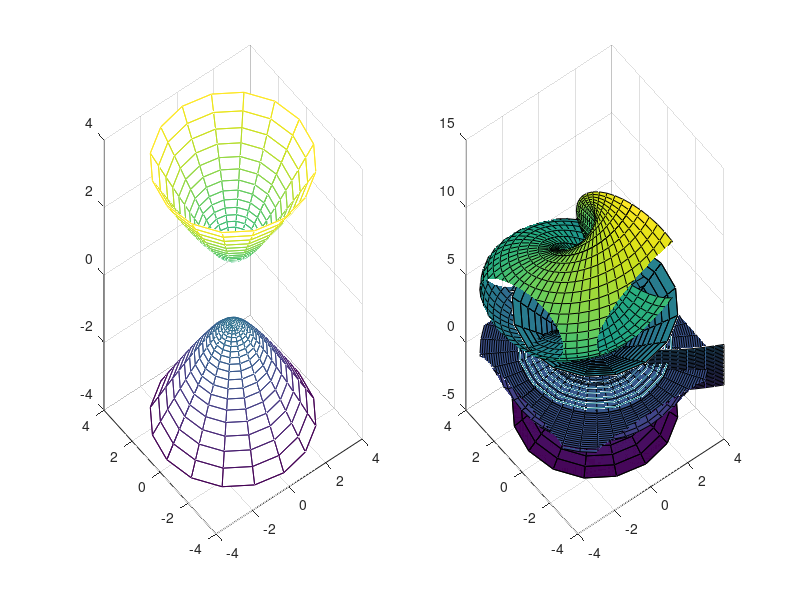

Source code (MATLAB):
%% 3. Построить поверхности %a) z = axe^(-x^2-y^2)
%в принципе можно в livescript, пускай a = 1
a = 1;
x = -5:0.1:5;
y = -5:0.1:5;
[X,Y] = meshgrid(x,y);
Z = a*X.*exp(-X.^2-Y.^2);
subplot(1,2,1)
mesh(X,Y,Z);
subplot(1,2,2)
surfc(X,Y,Z);
%% b.однополостный гиперболоид вращения
a = 1;
c = 2;
[u,v] = meshgrid(-2:0.1:2, -pi:pi/8:pi);
x = a*cosh(u).*cos(v);
y = a*cosh(u).*sin(v);
z = c*sinh(u);
subplot(1,2,1)
mesh(x,y,z);
subplot(1,2,2)
surfc(x,y,z);
%% c.параболоид вращения
p = 2;
[r,phi] = meshgrid(0:0.1:4, -pi:pi/8:pi);
x = r.*cos(phi);
y = r.*sin(phi);
z = r.^2/(2*p);
subplot(1,2,1)
mesh(x,y,z);
subplot(1,2,2)
surfc(x,y,z);
%% d.двуполостный гиперболоид вращения
a = 1;
c = 1;
[u,v] = meshgrid(-2:0.1:2, -pi:pi/8:pi);
x = a*sinh(u).*cos(v);
y = a*sinh(u).*sin(v);
z = c*cosh(u);
z1 = -c*cosh(u);
subplot(1,2,1)
mesh(x,y,z);
hold on
mesh(x,y,z1);
subplot(1,2,2)
surfc(x,y,z);
hold on
surfc(x,y,z1);
%% e.Гиперболический параболоид
a = 1;
b = 1;
[alpha, beta] = meshgrid(-1:0.1:1,-1:0.1:1);
x = a*alpha.*cosh(beta);
y = b*alpha.*sinh(beta);
z = alpha.^2;
surf(x,y,z);
%%  f.Параболический цилиндр
a = 1;
[u,v] = meshgrid(-2:0.1:2,-1:0.1:2);
x = a*u.^2;
y = 2*a*u;
z = v;
surf(x,y,z);

%% g.Круговой тор
clc
a = 2;
b = 3;
[u,v] = meshgrid(0:0.1:2,0:pi/20:2*pi);
x = (a+b*cos(v)).*cos(u);
y = (a+b*cos(v)).*sin(u);
z = b*sin(v);
surf(x,y,z);

%% h.Эллипсоид вращения
a = 1;
b = 2;
[u,v] = meshgrid(0:pi/20:2*pi, -pi/2:pi/20:pi/2);
x = a*cos(u).*cos(v);
y = a*sin(u).*cos(v);
z = b*sin(v);
surfc(x,y,z);

%% i.Гиперболо-логарифмическая поверхность
a = 2;
b = 4;
[z,beta] = meshgrid(0:0.1:5,-pi:pi/20:pi);
r = a*(z+b).^2.*log(z+b);
x = r.*sin(beta);
y = r.*cos(beta);
surf(x,y,z);

%% j.поверхность вращения гиперболы
b = 2;
[beta,r] = meshgrid(-pi:pi/20:pi,1:0.1:5);
x = r.*cos(beta);
y = r.*sin(beta);
z = b./r;
surf(x,y,z);

%% k.поверхность деформированной сферы
clc
a = 3.5;
[u,v] = meshgrid(-pi:pi/20:pi,-pi:pi/20:pi);
x = a*cos(u).*cos(v);
y = a*cos(u).*sin(v);
z = sin(u-a);
surf(x,y,z);

%% l.поверхность с затухающими окружными волнами
clc
a = 1;
mu = 0.2;
omega = 4;
phi = pi/2;
[u,r] = meshgrid(-pi:pi/20:pi,1:0.2:5);
x = r.*cos(u);
y = r.*sin(u);
z = a*exp(-mu*r).*sin(omega*r+phi);
surf(x,y,z);

%% m. винтовой тор
a = 2;
R = 3;
[phi,v] = meshgrid(0:pi/20:2*pi,0:0.1:5);
x = (a+R*sin(phi)).*cos(v);
y = (a+R*sin(phi)).*sin(v);
z = R*cos(phi)+b*v;
surf(x,y,z);

%% n. Лента мёбиуса
clc
[u,v] = meshgrid(0:pi/20:2*pi,-0.5:0.05:0.5);
x = (1+v.*cos(0.5*u)).*cos(u);
y = (1+v.*cos(0.5*u)).*sin(u);
z = v.*sin(0.5*u);
surf(x,y,z);
